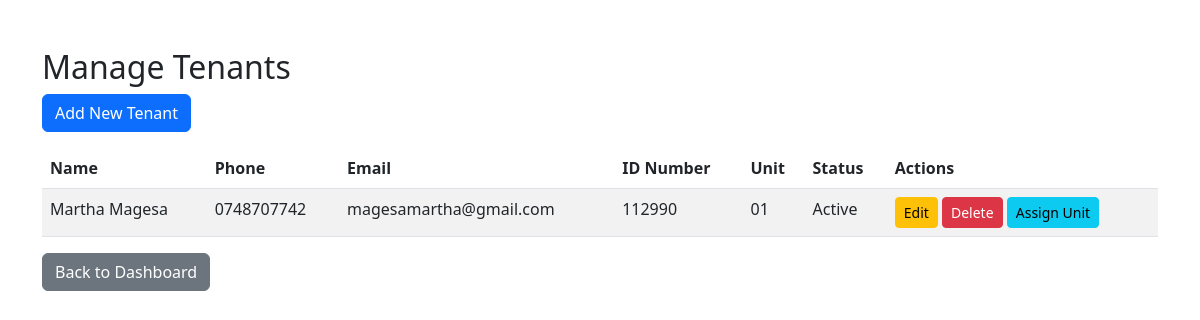
The app's page /tenants/ (signed in), older data.
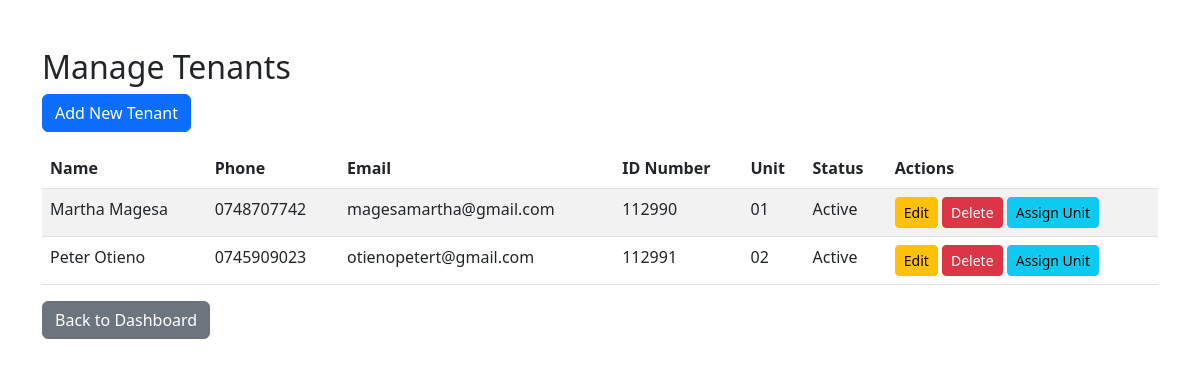
The same page, newer data.
### core/models.py (models this page shows, shortened)
class Tenant(models.Model):
    STATUS_CHOICES = (
        ('active', 'Active'),
        ('inactive', 'Inactive'),
    )
    name = models.CharField(max_length=255)
    phone = models.CharField(max_length=20)
    email = models.EmailField(unique=True)
    id_number = models.CharField(max_length=50, unique=True)
    profile_photo = models.ImageField(upload_to='tenant_photos/', blank=True, null=True)
    status = models.CharField(max_length=10, choices=STATUS_CHOICES, default='active')
    unit = models.ForeignKey(Unit, on_delete=models.SET_NULL, null=True, blank=True, related_name='tenants')

class Unit(models.Model):
    TYPE_CHOICES = (
        ('studio', 'Studio'),
        ('1-bedroom', '1-Bedroom'),
        ('2-bedroom', '2-Bedroom'),
        ('3-bedroom', '3-Bedroom'),
    )
    STATUS_CHOICES = (
        ('vacant', 'Vacant'),
        ('occupied', 'Occupied'),
    )
    building = models.ForeignKey(Building, on_delete=models.CASCADE, related_name='units')
    unit_number = models.CharField(max_length=50, unique=True)
    type = models.CharField(max_length=20, choices=TYPE_CHOICES)
    rent_amount = models.DecimalField(max_digits=10, decimal_places=2)
    status = models.CharField(max_length=20, choices=STATUS_CHOICES, default='vacant')

### core/views.py (the view)
# urls.py: path('tenants/', views.TenantListView.as_view(), name='tenant_list'),
class TenantListView(ListView):
    model = Tenant
    template_name = 'core/tenant_list.html'
    context_object_name = 'tenants'
    def get(self, request, *args, **kwargs):
        if request.user.role != 'admin':
            messages.error(request, "Access denied: You are not authorized to view this page.")
            return HttpResponseForbidden("Access denied")
        return super().get(request, *args, **kwargs)

### core/templates/core/tenant_list.html
{% extends 'core/base.html' %}
{% block content %}
<div class="mt-5">
    <h2>Manage Tenants</h2>
    <a href="{% url 'tenant_create' %}" class="btn btn-primary mb-3">Add New Tenant</a>
    <table class="table table-striped">
        <thead>
            <tr>
                <th>Name</th>
                <th>Phone</th>
                <th>Email</th>
                <th>ID Number</th>
                <th>Unit</th>
                <th>Status</th>
                <th>Actions</th>
            </tr>
        </thead>
        <tbody>
            {% for tenant in tenants %}
            <tr>
                <td>{{ tenant.name }}</td>
                <td>{{ tenant.phone }}</td>
                <td>{{ tenant.email }}</td>
                <td>{{ tenant.id_number }}</td>
                <td>{{ tenant.unit.unit_number|default:"Unassigned" }}</td>
                <td>{{ tenant.get_status_display }}</td>
                <td>
                    <a href="{% url 'tenant_update' tenant.pk %}" class="btn btn-sm btn-warning">Edit</a>
                    <a href="{% url 'tenant_delete' tenant.pk %}" class="btn btn-sm btn-danger">Delete</a>
                    <a href="{% url 'tenant_assign' tenant.pk %}" class="btn btn-sm btn-info">Assign Unit</a>
                </td>
            </tr>
            {% empty %}
            <tr>
                <td colspan="7">No tenants found.</td>
            </tr>
            {% endfor %}
        </tbody>
    </table>
    <a href="{% url 'admin_dashboard' %}" class="btn btn-secondary">Back to Dashboard</a>
</div>
{% endblock %}

Row changes from the older to the newer data that the page shows:
added Tenant: name "Peter Otieno", phone "0745909023", email "otienopetert@gmail.com", id_number "112991", unit.unit_number "02", status "Active"
